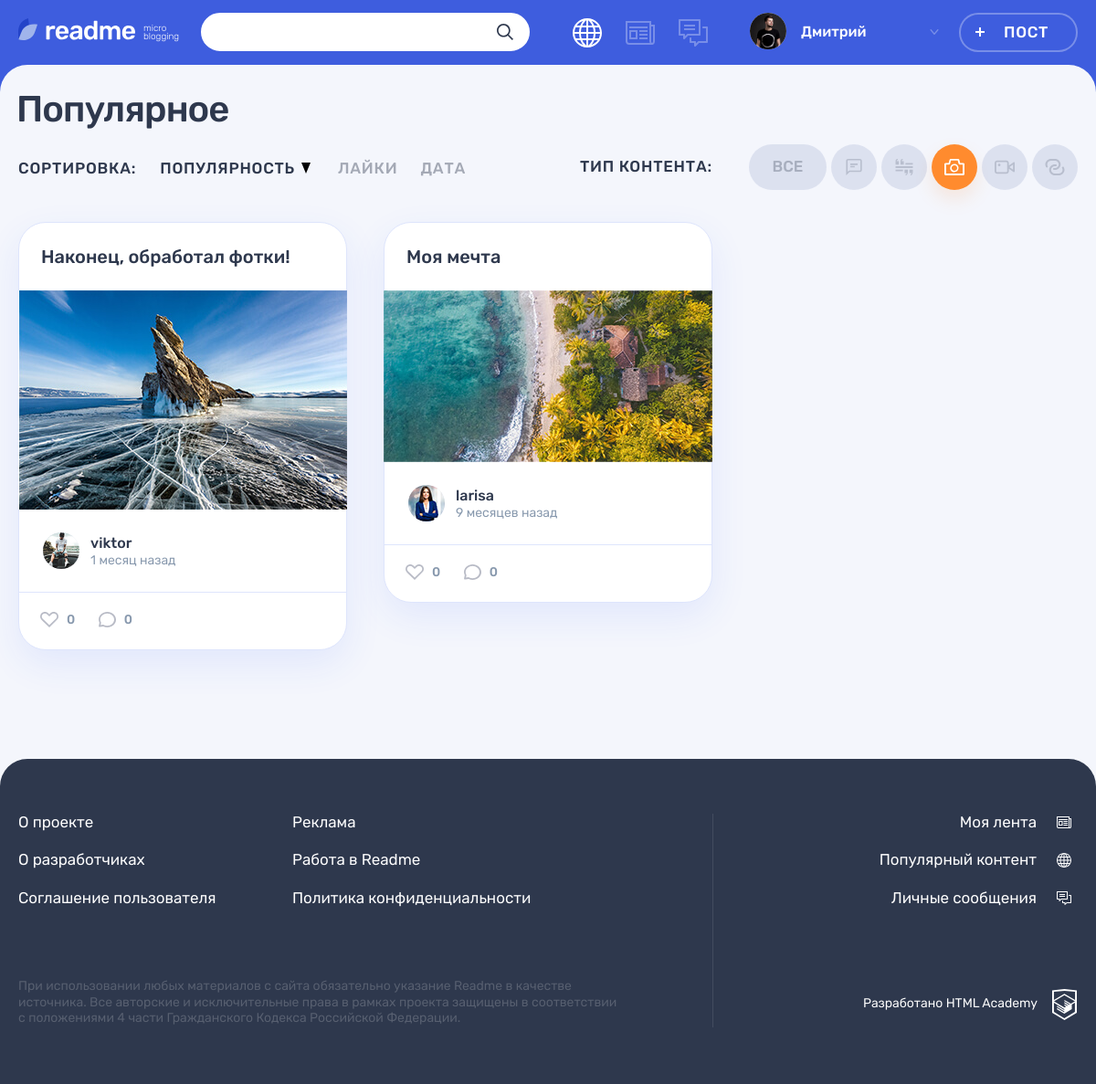
Page /?post-type=3 on the committed database.
### tables this page shows
CREATE TABLE content_types (
  id  INT UNSIGNED AUTO_INCREMENT PRIMARY KEY NOT NULL,
  type_name VARCHAR(128) NOT NULL,
  class_name VARCHAR(128) NOT NULL
);

CREATE TABLE posts (
  id  INT UNSIGNED AUTO_INCREMENT PRIMARY KEY NOT NULL,
  date_add  DATETIME NOT NULL,
  title VARCHAR(128) NOT NULL,
  content TEXT NOT NULL,
  quote_author  VARCHAR(128),
  image VARCHAR(128),
  video VARCHAR(128),
  link  VARCHAR(128),
  views INT UNSIGNED NOT NULL DEFAULT 0,
  post_author_id INT UNSIGNED NOT NULL,
  content_type_id INT UNSIGNED NOT NULL,
  likes_count INT UNSIGNED NOT NULL DEFAULT 0,
  FOREIGN KEY (post_author_id) REFERENCES users(id),
  FOREIGN KEY (content_type_id) REFERENCES content_types(id)
);

CREATE TABLE users (
  id  INT UNSIGNED AUTO_INCREMENT PRIMARY KEY NOT NULL,
  date_add  DATETIME NOT NULL,
  email VARCHAR(128) NOT NULL,
  login VARCHAR(128) NOT NULL,
  password  CHAR(64) NOT NULL,
  avatar  VARCHAR(128),
  UNIQUE INDEX email(email),
  UNIQUE INDEX login(login)
);

### helpers.php (called while the page is built, shortened)
<?php
function get_noun_plural_form(int $number, string $one, string $two, string $many): string
{
    $number = (int)$number;
    $mod10 = $number % 10;
    $mod100 = $number % 100;
    switch (true) {
        case ($mod10 > 5):
            return $many;
        case ($mod10 === 1):
            return $one;
    }
}
function include_template($name, array $data = [])
{
    $name = 'templates/' . $name;
    extract($data);
    require $name;
    $result = ob_get_clean();
    return $result;
}

### includes/functions.inc.php (called while the page is built, shortened)
<?php
function select_query($con, $sql, $type = 'all') {
  mysqli_set_charset($con, "utf8");
  $result = mysqli_query($con, $sql) or trigger_error("Ошибка в запросе к базе данных: ".mysqli_error($con), E_USER_ERROR);
  return mysqli_fetch_all($result, MYSQLI_ASSOC);
}
function get_post_interval($post_time, $caption) {
  $current_time = date_create();
  $interval = date_diff(date_create($post_time), $current_time);
  $years = floor($interval->y);
  $months = floor($interval->m);
  $days = floor($interval->d);
  $weeks = floor($days / 7);
  $hours = floor($interval->h);
  $minutes = floor($interval->i);
  if ($years) {
    $time = $years . ' ' . get_noun_plural_form($years, 'год', 'года', 'лет') . ' ' . $caption;
  } else if ($months) {
    $time = $months . ' ' . get_noun_plural_form($months, 'месяц', 'месяца', 'месяцев') . ' ' . $caption;
  } else if ($days > 7) {
    $time = $weeks . ' ' . get_noun_plural_form($weeks, 'неделя', 'недели', 'недель') . ' ' . $caption;
  } else if ($days) {
    $time = $days . ' ' . get_noun_plural_form($days, 'день', 'дня', 'дней') . ' ' . $caption;
  } else if ($hours) {
    $time = $hours . ' ' . get_noun_plural_form($hours, 'час', 'часа', 'часов') . ' ' . $caption;
  } else if ($minutes) {
    $time = $minutes . ' ' . get_noun_plural_form($minutes, 'минута', 'минуты', 'минут') . ' ' . $caption;
  } else {
    $time = 'Только что';
  }
  return $time;
}

### templates/main.php (the view, shortened to what this page needs)
<div class="container">
    <h1 class="page__title page__title--popular">Популярное</h1>
</div>
<div class="popular container">
    <div class="popular__filters-wrapper">
        <div class="popular__sorting sorting">
            <b class="popular__sorting-caption sorting__caption">Сортировка:</b>
            <ul class="popular__sorting-list sorting__list">
                <li class="sorting__item sorting__item--popular">
                    <a class="sorting__link <?= $sorting_type == 'popular' ? 'sorting__link--active' : '' ?> <?= $sorting_direction == 'asc' ? 'sorting__link--reverse' : '' ?>" href="?sorting-type=popular&sorting-direction=<?= $sorting_direction !== 'asc' ? 'asc' : 'desc' ?>">
                        <span>Популярность</span>
                        <svg class="sorting__icon" width="10" height="12">
                            <use xlink:href="#icon-sort"></use>
                        </svg>
                    </a>
                </li>
                <li class="sorting__item">
                    <a class="sorting__link <?= $sorting_type == 'likes' ? 'sorting__link--active' : '' ?> <?= $sorting_direction == 'asc' ? 'sorting__link--reverse' : '' ?>" href="?sorting-type=likes&sorting-direction=<?= $sorting_direction !== 'asc' ? 'asc' : 'desc' ?>">
                        <span>Лайки</span>
                    </a>
                </li>
                <li class="sorting__item">
                    <a class="sorting__link <?= $sorting_type == 'date' ? 'sorting__link--active' : '' ?> <?= $sorting_direction == 'asc' ? 'sorting__link--reverse' : '' ?>" href="?sorting-type=date&sorting-direction=<?= $sorting_direction !== 'asc' ? 'asc' : 'desc' ?>">
                        <span>Дата</span>
                    </a>
                </li>
            </ul>
        </div>
        <div class="popular__filters filters">
            <b class="popular__filters-caption filters__caption">Тип контента:</b>
            <ul class="popular__filters-list filters__list">
                <li class="popular__filters-item popular__filters-item--all filters__item filters__item--all">
                    <a class="filters__button filters__button--ellipse filters__button--all <?= !$post_type ? 'filters__button--active' : '' ?>" href="index.php">
                        <span>Все</span>
                    </a>
                </li>
                <?php foreach ($content_types as $content_type): ?>
                  <li class="popular__filters-item filters__item">
                      <a class="filters__button filters__button--<?= $content_type['class_name'] ?> button <?= $post_type == $content_type[id] ? 'filters__button--active' : '' ?>" href="?post-type=<?= $content_type['id'] ?>">
                          <svg class="filters__icon" width="22" height="18">
                              <use xlink:href="#icon-filter-<?= $content_type['class_name'] ?>"></use>
                          </svg>
                      </a>
                  </li>
              <?php endforeach; ?>
            </ul>
        </div>
    </div>
    <div class="popular__posts">
        <?php foreach ($posts as $post_number => &$post):
        ?>
        <article class="popular__post post post-<?= $post['class_name'] ?>">
            <header class="post__header">
                <h2>
                    <a href="post.php?id=<?=$post['id']?>"><?= $post['title'] ?></a>
                </h2>
            </header>
            <div class="post__main">
                <?php if ($post['class_name'] == "quote"): ?>
                <blockquote>
                    <?= crop_text($post['content']) ?>
                    <?php if ($post['quote_author']): ?>
                      <cite><?= $post['quote_author'] ?></cite>
                    <?php else: ?>
                      <cite>Неизвестный Автор</cite>
                    <?php endif; ?>
                </blockquote>
                <?php elseif ($post['class_name'] == "photo"): ?>
                <div class="post-photo__image-wrapper">
                    <img src="<?= $post['image'] ?>" alt="Фото от пользователя" width="360" height="240">
                </div>
                <?php elseif ($post['class_name'] == "text"): ?>
                <?= crop_text($post['content']) ?>
                <?php endif; ?>
            </div>
            <footer class="post__footer">
                <div class="post__author">
                    <a class="post__author-link" href="#" title="Автор">
                        <div class="post__avatar-wrapper">
                            <img class="post__author-avatar" src="<?= $post['avatar'] ?>" alt="Аватар пользователя">
                        </div>
                        <div class="post__info">
                            <b class="post__author-name"><?= $post['login'] ?></b>
                            <time class="post__time" datetime="<?= $post['date_add'] ?>" title="<?= date("Y-m-d H:i:s", strtotime($post['date_add'])) ?>"><?= get_post_interval($post['date_add'], 'назад') ?></time>
                        </div>
                    </a>
                </div>
                <div class="post__indicators">
                    <div class="post__buttons">
                        <a class="post__indicator post__indicator--likes button" href="#" title="Лайк">
                            <svg class="post__indicator-icon" width="20" height="17">
                                <use xlink:href="#icon-heart"></use>
                            </svg>
                            <span>0</span>
                        </a>
                        <a class="post__indicator post__indicator--comments button" href="#" title="Комментарии">
                            <svg class="post__indicator-icon" width="19" height="17">
                                <use xlink:href="#icon-comment"></use>
                            </svg>
                            <span>0</span>
                        </a>
                    </div>
                </div>
            </footer>
        </article>
        <?php endforeach; ?>
    </div>
</div>

### rows in the picture
posts: title "Наконец, обработал фотки!", image (picture), post_author.avatar (picture), post_author.login "viktor", date_add "1 месяц назад"
posts: title "Моя мечта", image (picture), post_author.avatar (picture), post_author.login "larisa", date_add "9 месяцев назад"

### other values in the picture
$user_name "Дмитрий"
